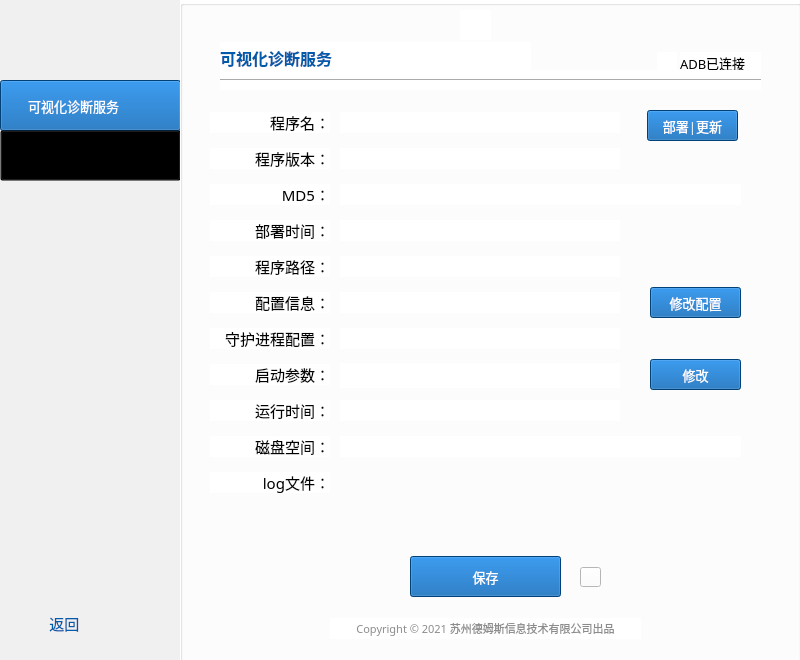
<?xml version="1.0" encoding="UTF-8"?>
<ui version="4.0">
 <class>Deploy</class>
 <widget class="QDialog" name="Deploy">
  <property name="geometry">
   <rect>
    <x>0</x>
    <y>0</y>
    <width>800</width>
    <height>660</height>
   </rect>
  </property>
  <property name="minimumSize">
   <size>
    <width>800</width>
    <height>660</height>
   </size>
  </property>
  <property name="maximumSize">
   <size>
    <width>800</width>
    <height>660</height>
   </size>
  </property>
  <property name="font">
   <font>
    <family>微软雅黑</family>
   </font>
  </property>
  <property name="windowTitle">
   <string>传输单元服务部署工具</string>
  </property>
  <property name="windowIcon">
   <iconset>
    <normaloff>../resource/icon.ico</normaloff>../resource/icon.ico</iconset>
  </property>
  <property name="styleSheet">
   <string notr="true">background-color:rgb(240,240,240);</string>
  </property>
  <widget class="QPushButton" name="back">
   <property name="geometry">
    <rect>
     <x>27</x>
     <y>613</y>
     <width>71</width>
     <height>21</height>
    </rect>
   </property>
   <property name="font">
    <font>
     <family>微软雅黑</family>
     <pointsize>11</pointsize>
    </font>
   </property>
   <property name="styleSheet">
    <string notr="true">QPushButton{
        text-align:center;
        color:#005BAB;
		background:transparent;
        border-radius:10px;
}
QPushButton:hover{
		background:transparent;
        color:rgb(24, 169, 251);
}</string>
   </property>
   <property name="text">
    <string> 返回</string>
   </property>
  </widget>
  <widget class="QLabel" name="label_11">
   <property name="geometry">
    <rect>
     <x>40</x>
     <y>30</y>
     <width>104</width>
     <height>28</height>
    </rect>
   </property>
   <property name="styleSheet">
    <string notr="true">border-image:url(../resource/img/logo.png);</string>
   </property>
   <property name="text">
    <string/>
   </property>
  </widget>
  <widget class="QLabel" name="label_25">
   <property name="geometry">
    <rect>
     <x>31</x>
     <y>618</y>
     <width>16</width>
     <height>13</height>
    </rect>
   </property>
   <property name="styleSheet">
    <string notr="true">background:url(../resource/img/back.png);</string>
   </property>
   <property name="text">
    <string/>
   </property>
  </widget>
  <widget class="QPushButton" name="service_1">
   <property name="geometry">
    <rect>
     <x>0</x>
     <y>80</y>
     <width>181</width>
     <height>51</height>
    </rect>
   </property>
   <property name="font">
    <font>
     <family>微软雅黑</family>
     <pointsize>10</pointsize>
    </font>
   </property>
   <property name="styleSheet">
    <string notr="true">QPushButton{
		background-color:rgb(0, 91, 171);
		color:white;
        text-align:left;
}
QPushButton:hover{
		background-color:rgb(11,105,184);
		color:white;
}</string>
   </property>
   <property name="text">
    <string>        可视化诊断服务</string>
   </property>
  </widget>
  <widget class="QPushButton" name="service_2">
   <property name="geometry">
    <rect>
     <x>0</x>
     <y>130</y>
     <width>181</width>
     <height>51</height>
    </rect>
   </property>
   <property name="font">
    <font>
     <family>微软雅黑</family>
     <pointsize>10</pointsize>
    </font>
   </property>
   <property name="styleSheet">
    <string notr="true">QPushButton{
		background-color:transparent;
		color:black;
        text-align:left;
}</string>
   </property>
   <property name="text">
    <string>        其他服务</string>
   </property>
  </widget>
  <widget class="QGroupBox" name="groupBox">
   <property name="geometry">
    <rect>
     <x>180</x>
     <y>0</y>
     <width>621</width>
     <height>681</height>
    </rect>
   </property>
   <property name="styleSheet">
    <string notr="true">background-color:white;</string>
   </property>
   <property name="title">
    <string/>
   </property>
   <widget class="QLabel" name="label_19">
    <property name="geometry">
     <rect>
      <x>30</x>
      <y>364</y>
      <width>120</width>
      <height>21</height>
     </rect>
    </property>
    <property name="font">
     <font>
      <family>微软雅黑</family>
      <pointsize>11</pointsize>
     </font>
    </property>
    <property name="layoutDirection">
     <enum>Qt::LeftToRight</enum>
    </property>
    <property name="text">
     <string>启动参数：</string>
    </property>
    <property name="alignment">
     <set>Qt::AlignRight|Qt::AlignTrailing|Qt::AlignVCenter</set>
    </property>
   </widget>
   <widget class="QLabel" name="disk_available">
    <property name="geometry">
     <rect>
      <x>160</x>
      <y>436</y>
      <width>401</width>
      <height>21</height>
     </rect>
    </property>
    <property name="font">
     <font>
      <family>微软雅黑</family>
      <pointsize>11</pointsize>
     </font>
    </property>
    <property name="layoutDirection">
     <enum>Qt::LeftToRight</enum>
    </property>
    <property name="text">
     <string/>
    </property>
    <property name="alignment">
     <set>Qt::AlignLeading|Qt::AlignLeft|Qt::AlignVCenter</set>
    </property>
   </widget>
   <widget class="QLabel" name="label_13">
    <property name="geometry">
     <rect>
      <x>30</x>
      <y>292</y>
      <width>120</width>
      <height>21</height>
     </rect>
    </property>
    <property name="font">
     <font>
      <family>微软雅黑</family>
      <pointsize>11</pointsize>
     </font>
    </property>
    <property name="layoutDirection">
     <enum>Qt::LeftToRight</enum>
    </property>
    <property name="text">
     <string>配置信息：</string>
    </property>
    <property name="alignment">
     <set>Qt::AlignRight|Qt::AlignTrailing|Qt::AlignVCenter</set>
    </property>
   </widget>
   <widget class="QLabel" name="service_name">
    <property name="geometry">
     <rect>
      <x>160</x>
      <y>112</y>
      <width>280</width>
      <height>21</height>
     </rect>
    </property>
    <property name="font">
     <font>
      <family>微软雅黑</family>
      <pointsize>11</pointsize>
     </font>
    </property>
    <property name="layoutDirection">
     <enum>Qt::LeftToRight</enum>
    </property>
    <property name="text">
     <string/>
    </property>
    <property name="alignment">
     <set>Qt::AlignLeading|Qt::AlignLeft|Qt::AlignVCenter</set>
    </property>
   </widget>
   <widget class="QPushButton" name="alter_conf">
    <property name="geometry">
     <rect>
      <x>470</x>
      <y>359</y>
      <width>91</width>
      <height>31</height>
     </rect>
    </property>
    <property name="font">
     <font>
      <family>微软雅黑</family>
      <pointsize>10</pointsize>
     </font>
    </property>
    <property name="styleSheet">
     <string notr="true">QPushButton{
        text-align:center;
        color:white;
        background-color:rgb(0, 91, 171);
}
QPushButton:hover{A
        background-color:rgb(24, 91, 171);
}</string>
    </property>
    <property name="text">
     <string>修改</string>
    </property>
   </widget>
   <widget class="QLabel" name="label_17">
    <property name="geometry">
     <rect>
      <x>30</x>
      <y>328</y>
      <width>120</width>
      <height>21</height>
     </rect>
    </property>
    <property name="font">
     <font>
      <family>微软雅黑</family>
      <pointsize>11</pointsize>
     </font>
    </property>
    <property name="layoutDirection">
     <enum>Qt::LeftToRight</enum>
    </property>
    <property name="text">
     <string>守护进程配置：</string>
    </property>
    <property name="alignment">
     <set>Qt::AlignRight|Qt::AlignTrailing|Qt::AlignVCenter</set>
    </property>
   </widget>
   <widget class="QLabel" name="label_5">
    <property name="geometry">
     <rect>
      <x>30</x>
      <y>148</y>
      <width>120</width>
      <height>21</height>
     </rect>
    </property>
    <property name="font">
     <font>
      <family>微软雅黑</family>
      <pointsize>11</pointsize>
     </font>
    </property>
    <property name="layoutDirection">
     <enum>Qt::LeftToRight</enum>
    </property>
    <property name="text">
     <string>程序版本：</string>
    </property>
    <property name="alignment">
     <set>Qt::AlignRight|Qt::AlignTrailing|Qt::AlignVCenter</set>
    </property>
   </widget>
   <widget class="QPushButton" name="alter_profile">
    <property name="geometry">
     <rect>
      <x>470</x>
      <y>287</y>
      <width>91</width>
      <height>31</height>
     </rect>
    </property>
    <property name="font">
     <font>
      <family>微软雅黑</family>
      <pointsize>10</pointsize>
     </font>
    </property>
    <property name="styleSheet">
     <string notr="true">QPushButton{
        text-align:center;
        color:white;
        background-color:rgb(0, 91, 171);
}
QPushButton:hover{A
        background-color:rgb(24, 91, 171);
}</string>
    </property>
    <property name="text">
     <string>修改配置</string>
    </property>
   </widget>
   <widget class="QLabel" name="label_10">
    <property name="geometry">
     <rect>
      <x>30</x>
      <y>220</y>
      <width>120</width>
      <height>21</height>
     </rect>
    </property>
    <property name="font">
     <font>
      <family>微软雅黑</family>
      <pointsize>11</pointsize>
     </font>
    </property>
    <property name="layoutDirection">
     <enum>Qt::LeftToRight</enum>
    </property>
    <property name="text">
     <string>部署时间：</string>
    </property>
    <property name="alignment">
     <set>Qt::AlignRight|Qt::AlignTrailing|Qt::AlignVCenter</set>
    </property>
   </widget>
   <widget class="QLabel" name="label_22">
    <property name="geometry">
     <rect>
      <x>30</x>
      <y>436</y>
      <width>120</width>
      <height>21</height>
     </rect>
    </property>
    <property name="font">
     <font>
      <family>微软雅黑</family>
      <pointsize>11</pointsize>
     </font>
    </property>
    <property name="layoutDirection">
     <enum>Qt::LeftToRight</enum>
    </property>
    <property name="text">
     <string>磁盘空间：</string>
    </property>
    <property name="alignment">
     <set>Qt::AlignRight|Qt::AlignTrailing|Qt::AlignVCenter</set>
    </property>
   </widget>
   <widget class="QLabel" name="service_daemon">
    <property name="geometry">
     <rect>
      <x>160</x>
      <y>328</y>
      <width>280</width>
      <height>21</height>
     </rect>
    </property>
    <property name="font">
     <font>
      <family>微软雅黑</family>
      <pointsize>11</pointsize>
     </font>
    </property>
    <property name="layoutDirection">
     <enum>Qt::LeftToRight</enum>
    </property>
    <property name="text">
     <string/>
    </property>
    <property name="alignment">
     <set>Qt::AlignLeading|Qt::AlignLeft|Qt::AlignVCenter</set>
    </property>
   </widget>
   <widget class="QLabel" name="label_24">
    <property name="geometry">
     <rect>
      <x>30</x>
      <y>472</y>
      <width>120</width>
      <height>21</height>
     </rect>
    </property>
    <property name="font">
     <font>
      <family>微软雅黑</family>
      <pointsize>11</pointsize>
     </font>
    </property>
    <property name="layoutDirection">
     <enum>Qt::LeftToRight</enum>
    </property>
    <property name="text">
     <string>log文件：</string>
    </property>
    <property name="alignment">
     <set>Qt::AlignRight|Qt::AlignTrailing|Qt::AlignVCenter</set>
    </property>
   </widget>
   <widget class="QLabel" name="service_version">
    <property name="geometry">
     <rect>
      <x>160</x>
      <y>148</y>
      <width>280</width>
      <height>21</height>
     </rect>
    </property>
    <property name="font">
     <font>
      <family>微软雅黑</family>
      <pointsize>11</pointsize>
     </font>
    </property>
    <property name="layoutDirection">
     <enum>Qt::LeftToRight</enum>
    </property>
    <property name="text">
     <string/>
    </property>
    <property name="alignment">
     <set>Qt::AlignLeading|Qt::AlignLeft|Qt::AlignVCenter</set>
    </property>
   </widget>
   <widget class="QLabel" name="label_3">
    <property name="geometry">
     <rect>
      <x>30</x>
      <y>112</y>
      <width>120</width>
      <height>21</height>
     </rect>
    </property>
    <property name="font">
     <font>
      <family>微软雅黑</family>
      <pointsize>11</pointsize>
     </font>
    </property>
    <property name="layoutDirection">
     <enum>Qt::LeftToRight</enum>
    </property>
    <property name="text">
     <string>程序名：</string>
    </property>
    <property name="alignment">
     <set>Qt::AlignRight|Qt::AlignTrailing|Qt::AlignVCenter</set>
    </property>
   </widget>
   <widget class="QLabel" name="label_20">
    <property name="geometry">
     <rect>
      <x>30</x>
      <y>400</y>
      <width>120</width>
      <height>21</height>
     </rect>
    </property>
    <property name="font">
     <font>
      <family>微软雅黑</family>
      <pointsize>11</pointsize>
     </font>
    </property>
    <property name="layoutDirection">
     <enum>Qt::LeftToRight</enum>
    </property>
    <property name="text">
     <string>运行时间：</string>
    </property>
    <property name="alignment">
     <set>Qt::AlignRight|Qt::AlignTrailing|Qt::AlignVCenter</set>
    </property>
   </widget>
   <widget class="QLabel" name="label_15">
    <property name="geometry">
     <rect>
      <x>30</x>
      <y>256</y>
      <width>120</width>
      <height>21</height>
     </rect>
    </property>
    <property name="font">
     <font>
      <family>微软雅黑</family>
      <pointsize>11</pointsize>
     </font>
    </property>
    <property name="layoutDirection">
     <enum>Qt::LeftToRight</enum>
    </property>
    <property name="text">
     <string>程序路径：</string>
    </property>
    <property name="alignment">
     <set>Qt::AlignRight|Qt::AlignTrailing|Qt::AlignVCenter</set>
    </property>
   </widget>
   <widget class="QLabel" name="label_7">
    <property name="geometry">
     <rect>
      <x>30</x>
      <y>184</y>
      <width>120</width>
      <height>21</height>
     </rect>
    </property>
    <property name="font">
     <font>
      <family>微软雅黑</family>
      <pointsize>11</pointsize>
     </font>
    </property>
    <property name="layoutDirection">
     <enum>Qt::LeftToRight</enum>
    </property>
    <property name="text">
     <string>MD5：</string>
    </property>
    <property name="alignment">
     <set>Qt::AlignRight|Qt::AlignTrailing|Qt::AlignVCenter</set>
    </property>
   </widget>
   <widget class="QLabel" name="service_md5">
    <property name="geometry">
     <rect>
      <x>160</x>
      <y>184</y>
      <width>401</width>
      <height>21</height>
     </rect>
    </property>
    <property name="font">
     <font>
      <family>微软雅黑</family>
      <pointsize>11</pointsize>
     </font>
    </property>
    <property name="layoutDirection">
     <enum>Qt::LeftToRight</enum>
    </property>
    <property name="text">
     <string/>
    </property>
    <property name="alignment">
     <set>Qt::AlignLeading|Qt::AlignLeft|Qt::AlignVCenter</set>
    </property>
   </widget>
   <widget class="QLabel" name="service_deploy_time">
    <property name="geometry">
     <rect>
      <x>160</x>
      <y>220</y>
      <width>280</width>
      <height>21</height>
     </rect>
    </property>
    <property name="font">
     <font>
      <family>微软雅黑</family>
      <pointsize>11</pointsize>
     </font>
    </property>
    <property name="layoutDirection">
     <enum>Qt::LeftToRight</enum>
    </property>
    <property name="text">
     <string/>
    </property>
    <property name="alignment">
     <set>Qt::AlignLeading|Qt::AlignLeft|Qt::AlignVCenter</set>
    </property>
   </widget>
   <widget class="QLabel" name="service_runtime">
    <property name="geometry">
     <rect>
      <x>160</x>
      <y>400</y>
      <width>280</width>
      <height>21</height>
     </rect>
    </property>
    <property name="font">
     <font>
      <family>微软雅黑</family>
      <pointsize>11</pointsize>
     </font>
    </property>
    <property name="layoutDirection">
     <enum>Qt::LeftToRight</enum>
    </property>
    <property name="text">
     <string/>
    </property>
    <property name="alignment">
     <set>Qt::AlignLeading|Qt::AlignLeft|Qt::AlignVCenter</set>
    </property>
   </widget>
   <widget class="QLabel" name="service_profile">
    <property name="geometry">
     <rect>
      <x>160</x>
      <y>292</y>
      <width>280</width>
      <height>21</height>
     </rect>
    </property>
    <property name="font">
     <font>
      <family>微软雅黑</family>
      <pointsize>11</pointsize>
     </font>
    </property>
    <property name="layoutDirection">
     <enum>Qt::LeftToRight</enum>
    </property>
    <property name="styleSheet">
     <string notr="true"/>
    </property>
    <property name="text">
     <string/>
    </property>
    <property name="alignment">
     <set>Qt::AlignLeading|Qt::AlignLeft|Qt::AlignVCenter</set>
    </property>
   </widget>
   <widget class="QLineEdit" name="service_conf">
    <property name="geometry">
     <rect>
      <x>160</x>
      <y>363</y>
      <width>280</width>
      <height>25</height>
     </rect>
    </property>
    <property name="font">
     <font>
      <family>微软雅黑</family>
      <pointsize>11</pointsize>
     </font>
    </property>
    <property name="styleSheet">
     <string notr="true">border:transparent;</string>
    </property>
    <property name="text">
     <string/>
    </property>
    <property name="readOnly">
     <bool>true</bool>
    </property>
   </widget>
   <widget class="QLabel" name="service_path">
    <property name="geometry">
     <rect>
      <x>160</x>
      <y>256</y>
      <width>280</width>
      <height>21</height>
     </rect>
    </property>
    <property name="font">
     <font>
      <family>微软雅黑</family>
      <pointsize>11</pointsize>
     </font>
    </property>
    <property name="layoutDirection">
     <enum>Qt::LeftToRight</enum>
    </property>
    <property name="text">
     <string/>
    </property>
    <property name="alignment">
     <set>Qt::AlignLeading|Qt::AlignLeft|Qt::AlignVCenter</set>
    </property>
   </widget>
   <widget class="QPushButton" name="deploy">
    <property name="geometry">
     <rect>
      <x>467</x>
      <y>110</y>
      <width>91</width>
      <height>31</height>
     </rect>
    </property>
    <property name="font">
     <font>
      <family>微软雅黑</family>
      <pointsize>10</pointsize>
     </font>
    </property>
    <property name="styleSheet">
     <string notr="true">QPushButton{
        text-align:center;
        color:white;
        background-color:rgb(0, 91, 171);
}
QPushButton:hover{A
        background-color:rgb(24, 91, 171);
}</string>
    </property>
    <property name="text">
     <string>部署|更新</string>
    </property>
   </widget>
   <widget class="QLabel" name="footer">
    <property name="geometry">
     <rect>
      <x>150</x>
      <y>618</y>
      <width>311</width>
      <height>21</height>
     </rect>
    </property>
    <property name="sizePolicy">
     <sizepolicy hsizetype="Expanding" vsizetype="Expanding">
      <horstretch>0</horstretch>
      <verstretch>0</verstretch>
     </sizepolicy>
    </property>
    <property name="font">
     <font>
      <family>微软雅黑</family>
      <pointsize>8</pointsize>
     </font>
    </property>
    <property name="styleSheet">
     <string notr="true">color:rgb(140, 140, 140);</string>
    </property>
    <property name="text">
     <string>Copyright © 2021 苏州德姆斯信息技术有限公司出品</string>
    </property>
    <property name="alignment">
     <set>Qt::AlignCenter</set>
    </property>
   </widget>
   <widget class="QLabel" name="connect_status">
    <property name="geometry">
     <rect>
      <x>500</x>
      <y>52</y>
      <width>81</width>
      <height>21</height>
     </rect>
    </property>
    <property name="font">
     <font>
      <family>微软雅黑</family>
      <pointsize>10</pointsize>
     </font>
    </property>
    <property name="layoutDirection">
     <enum>Qt::LeftToRight</enum>
    </property>
    <property name="text">
     <string>ADB已连接</string>
    </property>
    <property name="alignment">
     <set>Qt::AlignLeading|Qt::AlignLeft|Qt::AlignVCenter</set>
    </property>
   </widget>
   <widget class="Line" name="line">
    <property name="geometry">
     <rect>
      <x>40</x>
      <y>70</y>
      <width>541</width>
      <height>20</height>
     </rect>
    </property>
    <property name="orientation">
     <enum>Qt::Horizontal</enum>
    </property>
   </widget>
   <widget class="QLabel" name="title">
    <property name="geometry">
     <rect>
      <x>40</x>
      <y>42</y>
      <width>311</width>
      <height>31</height>
     </rect>
    </property>
    <property name="font">
     <font>
      <family>微软雅黑</family>
      <pointsize>12</pointsize>
      <weight>75</weight>
      <bold>true</bold>
     </font>
    </property>
    <property name="styleSheet">
     <string notr="true">color:rgb(0, 91, 171);</string>
    </property>
    <property name="text">
     <string>可视化诊断服务</string>
    </property>
   </widget>
   <widget class="QLabel" name="label_26">
    <property name="geometry">
     <rect>
      <x>477</x>
      <y>52</y>
      <width>20</width>
      <height>20</height>
     </rect>
    </property>
    <property name="styleSheet">
     <string notr="true">border-image:url(../resource/img/success.png);</string>
    </property>
    <property name="text">
     <string/>
    </property>
   </widget>
   <widget class="QLabel" name="message">
    <property name="geometry">
     <rect>
      <x>280</x>
      <y>10</y>
      <width>31</width>
      <height>30</height>
     </rect>
    </property>
    <property name="styleSheet">
     <string notr="true"/>
    </property>
    <property name="text">
     <string/>
    </property>
   </widget>
   <widget class="QListView" name="log_path">
    <property name="enabled">
     <bool>true</bool>
    </property>
    <property name="geometry">
     <rect>
      <x>160</x>
      <y>473</y>
      <width>401</width>
      <height>61</height>
     </rect>
    </property>
    <property name="sizePolicy">
     <sizepolicy hsizetype="Expanding" vsizetype="Expanding">
      <horstretch>0</horstretch>
      <verstretch>0</verstretch>
     </sizepolicy>
    </property>
    <property name="font">
     <font>
      <family>微软雅黑</family>
      <pointsize>11</pointsize>
     </font>
    </property>
    <property name="contextMenuPolicy">
     <enum>Qt::DefaultContextMenu</enum>
    </property>
    <property name="styleSheet">
     <string notr="true">QListView{
   background-color:transparent;
    border:transparent;
    color:rgb(24, 169, 251);
}
QListView::item:hover{
    color:black;
}</string>
    </property>
    <property name="verticalScrollBarPolicy">
     <enum>Qt::ScrollBarAlwaysOff</enum>
    </property>
    <property name="horizontalScrollBarPolicy">
     <enum>Qt::ScrollBarAsNeeded</enum>
    </property>
    <property name="sizeAdjustPolicy">
     <enum>QAbstractScrollArea::AdjustToContents</enum>
    </property>
    <property name="editTriggers">
     <set>QAbstractItemView::NoEditTriggers</set>
    </property>
   </widget>
   <widget class="QPushButton" name="submit">
    <property name="geometry">
     <rect>
      <x>230</x>
      <y>556</y>
      <width>151</width>
      <height>41</height>
     </rect>
    </property>
    <property name="font">
     <font>
      <family>微软雅黑</family>
      <pointsize>10</pointsize>
     </font>
    </property>
    <property name="styleSheet">
     <string notr="true">QPushButton{
        text-align:center;
        color:white;
        background-color:rgb(0, 91, 171);
}
QPushButton:hover{A
        background-color:rgb(24, 91, 171);
}</string>
    </property>
    <property name="text">
     <string>保存</string>
    </property>
   </widget>
   <widget class="QPushButton" name="restart">
    <property name="geometry">
     <rect>
      <x>400</x>
      <y>567</y>
      <width>21</width>
      <height>20</height>
     </rect>
    </property>
    <property name="styleSheet">
     <string notr="true">border-image:url(&quot;../resource/img/restart.png&quot;)</string>
    </property>
    <property name="text">
     <string/>
    </property>
   </widget>
  </widget>
 </widget>
 <resources/>
 <connections/>
</ui>
